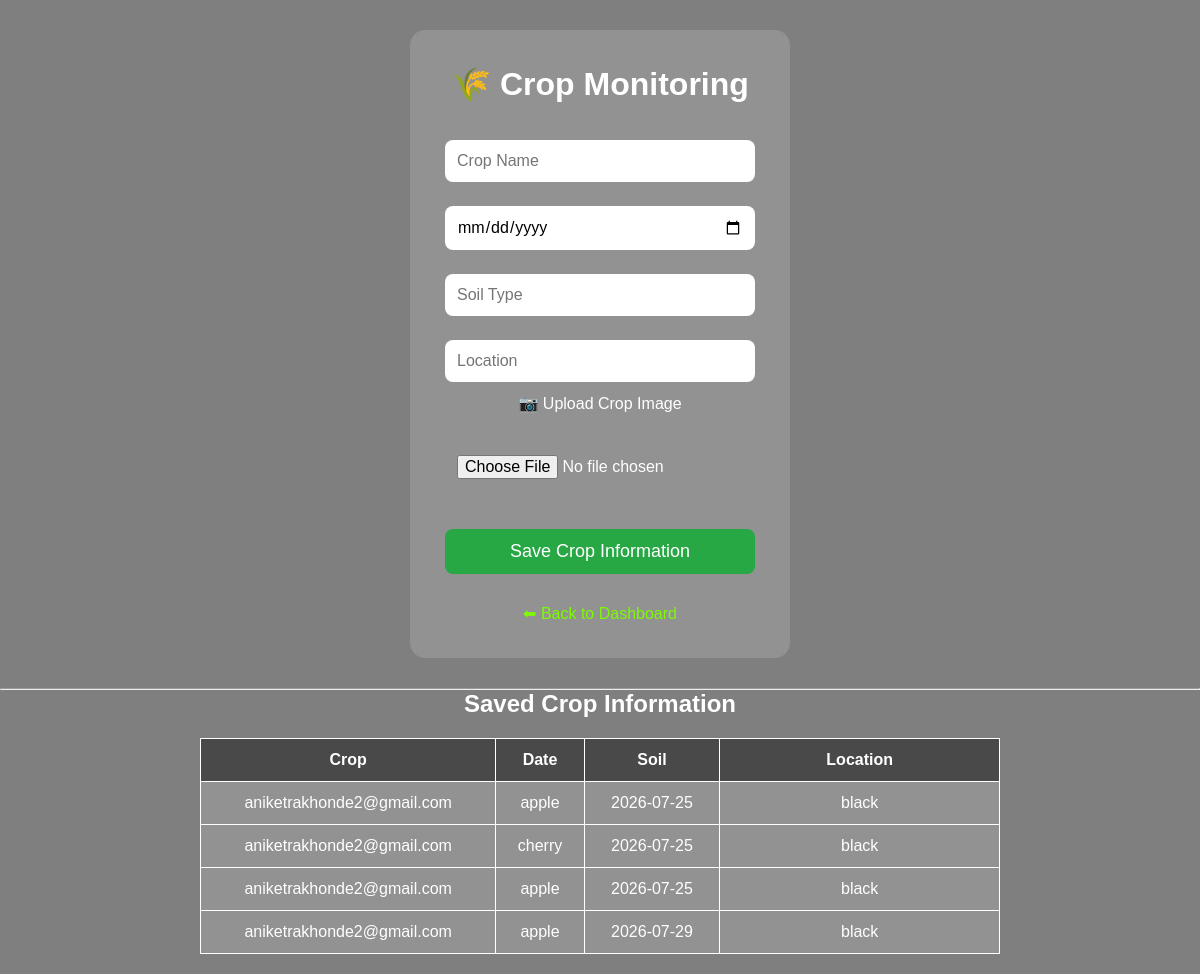
Screenshot of /crop (signed in) with the database file from the repository.
### tables this page shows
CREATE TABLE crop_monitoring (
    id INTEGER PRIMARY KEY AUTOINCREMENT,
    farmer TEXT,
    crop_name TEXT,
    crop_date TEXT,
    soil_type TEXT,
    location TEXT,
    image TEXT
);

### app.py (the view, shortened to what this page needs)
@app.route("/crop", methods=["GET", "POST"])
def crop():
    conn = sqlite3.connect("farmers.db")
    cursor = conn.cursor()
    cursor.execute("SELECT * FROM crop_monitoring WHERE farmer=?", (session["user"],))
    crops = cursor.fetchall()
    conn.close()
    return render_template(
        "crop.html",
        crops=crops,
        success="Crop information saved successfully!" if request.method == "POST" else ""
    )

### templates/crop.html (shortened to what this page needs)
<!DOCTYPE html>
<html lang="en">
<head>
    <link rel="stylesheet" href="{{ url_for('static', filename='css/style.css') }}">
</head>
<body>
<div class="login-box">
    <h1>🌾 Crop Monitoring</h1>
    <form action="/crop" method="POST" enctype="multipart/form-data">
        <input type="text" name="crop" placeholder="Crop Name" required>
        <input type="date" name="date" required>
        <input type="text" name="soil" placeholder="Soil Type" required>
        <input type="text" name="location" placeholder="Location" required>
        <label style="color:white;">📷 Upload Crop Image</label><br><br>
        <input type="file" name="image" accept="image/*" required><br><br>
        <button type="submit">Save Crop Information</button>
    </form>
    <br>
    <a href="/dashboard">⬅ Back to Dashboard</a>
</div>
 <hr>
<center>
    <h2>Saved Crop Information</h2>
</center>
<table border="1" class="crop-table">
    <tr>
        <th>Crop</th>
        <th>Date</th>
        <th>Soil</th>
        <th>Location</th>
    </tr>
    {% for crop in crops %}
    <tr>
        <td>{{ crop[1] }}</td>
        <td>{{ crop[2] }}</td>
        <td>{{ crop[3] }}</td>
        <td>{{ crop[4] }}</td>
    </tr>
    {% endfor %}
</table>
</body>
</html>

### static/css/style.css (style rules this page uses)
* { margin: 0; padding: 0; box-sizing: border-box; font-family: Arial, sans-serif; }
body { background: linear-gradient(rgba(0,0,0,0.5), rgba(0,0,0,0.5)), url("https://images.unsplash.com/photo-1500937386664-56d1dfef3854"); background-size: cover; background-position: center; background-attachment: fixed; color: white; min-height: 100vh; }
.login-box { width: 380px; margin: 30px auto; padding: 35px; background: rgba(255,255,255,0.15); backdrop-filter: blur(12px); border-radius: 15px; text-align: center; }
.login-box h1 { margin-bottom: 25px; color: white; }
.login-box input { width: 100%; padding: 12px; margin: 12px 0; border: none; border-radius: 8px; font-size: 16px; }
.login-box button { width: 100%; padding: 12px; background: #28a745; color: white; border: none; border-radius: 8px; font-size: 18px; cursor: pointer; transition: .3s; }
.login-box a { color: #7CFC00; text-decoration: none; }
input[type="file"] { width: 100%; color: white; margin-bottom: 20px; }
table { width: 100%; border-collapse: collapse; color: white; }
th, td { white-space: nowrap; }
td:nth-child(4) { width: 35%; max-width: 400px; white-space: nowrap; overflow: hidden; text-overflow: ellipsis; }
th { background: rgba(0,0,0,0.4); padding: 15px; text-align: center; }
td { padding: 8px; text-align: center; border-bottom: 1px solid rgba(255,255,255,0.2); }
button { margin-bottom: 12px; }
.crop-table { width: 500%; margin: 20px auto; border-collapse: collapse; background: rgba(255,255,255,0.15); color: white; }
.crop-table th, .crop-table td { padding: 10px; text-align: center; border: 1px solid white; }
.crop-table th { background: rgba(0,0,0,0.5); }
.crop-table { width: 800px; margin: 20px auto; border-collapse: collapse; }
.crop-table th, .crop-table td { padding: 12px; border: 1px solid white; text-align: center; }

### rows the page displays
crop_monitoring: farmer "aniketrakhonde2@gmail.com", crop_name "apple", crop_date "2026-07-25", soil_type "black"
crop_monitoring: farmer "aniketrakhonde2@gmail.com", crop_name "cherry", crop_date "2026-07-25", soil_type "black"
crop_monitoring: farmer "aniketrakhonde2@gmail.com", crop_name "apple", crop_date "2026-07-25", soil_type "black"
crop_monitoring: farmer "aniketrakhonde2@gmail.com", crop_name "apple", crop_date "2026-07-29", soil_type "black"
